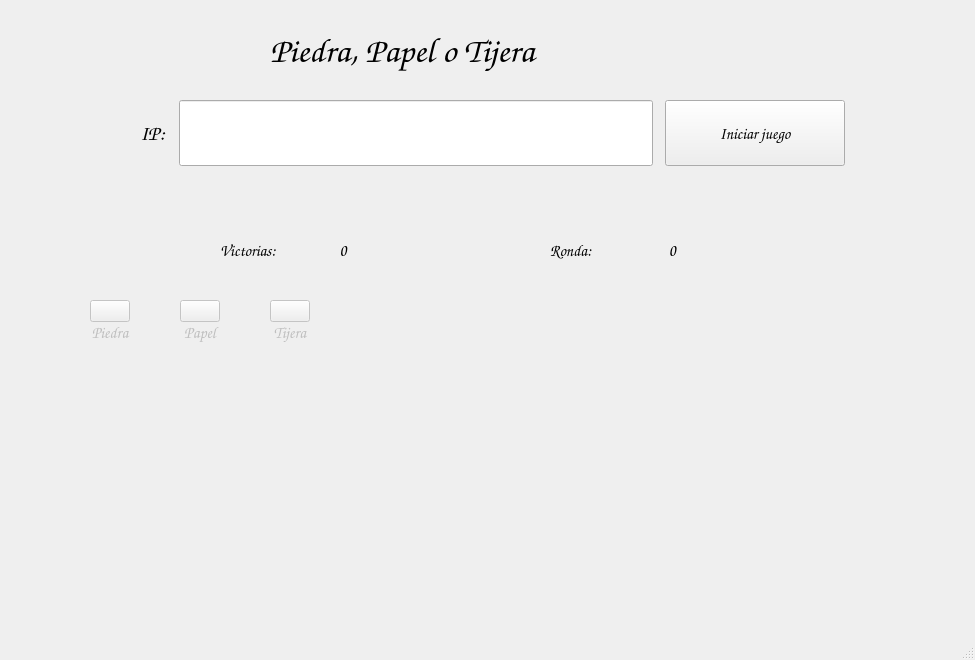
<?xml version="1.0" encoding="UTF-8"?>
<ui version="4.0">
 <class>ClienteSocket</class>
 <widget class="QMainWindow" name="ClienteSocket">
  <property name="geometry">
   <rect>
    <x>0</x>
    <y>0</y>
    <width>975</width>
    <height>660</height>
   </rect>
  </property>
  <property name="windowTitle">
   <string>Cliente</string>
  </property>
  <property name="windowIcon">
   <iconset>
    <normaloff>../images/Feliz.png</normaloff>../images/Feliz.png</iconset>
  </property>
  <property name="animated">
   <bool>true</bool>
  </property>
  <widget class="QWidget" name="centralwidget">
   <widget class="QWidget" name="gridLayoutWidget">
    <property name="geometry">
     <rect>
      <x>140</x>
      <y>100</y>
      <width>705</width>
      <height>66</height>
     </rect>
    </property>
    <layout class="QGridLayout" name="gridLayout">
     <property name="leftMargin">
      <number>0</number>
     </property>
     <property name="horizontalSpacing">
      <number>12</number>
     </property>
     <property name="verticalSpacing">
      <number>0</number>
     </property>
     <item row="0" column="3">
      <widget class="QPushButton" name="button_ip">
       <property name="sizePolicy">
        <sizepolicy hsizetype="Fixed" vsizetype="Expanding">
         <horstretch>0</horstretch>
         <verstretch>0</verstretch>
        </sizepolicy>
       </property>
       <property name="minimumSize">
        <size>
         <width>180</width>
         <height>0</height>
        </size>
       </property>
       <property name="maximumSize">
        <size>
         <width>16777215</width>
         <height>16777215</height>
        </size>
       </property>
       <property name="font">
        <font>
         <family>Comic Sans MS</family>
         <pointsize>12</pointsize>
        </font>
       </property>
       <property name="text">
        <string>Iniciar juego</string>
       </property>
      </widget>
     </item>
     <item row="0" column="0">
      <widget class="QLabel" name="label_2">
       <property name="font">
        <font>
         <family>Comic Sans MS</family>
         <pointsize>16</pointsize>
        </font>
       </property>
       <property name="text">
        <string>IP:</string>
       </property>
      </widget>
     </item>
     <item row="0" column="2">
      <widget class="QLineEdit" name="input_ip">
       <property name="sizePolicy">
        <sizepolicy hsizetype="Expanding" vsizetype="Expanding">
         <horstretch>0</horstretch>
         <verstretch>0</verstretch>
        </sizepolicy>
       </property>
       <property name="minimumSize">
        <size>
         <width>0</width>
         <height>0</height>
        </size>
       </property>
       <property name="font">
        <font>
         <family>Comic Sans MS</family>
         <pointsize>16</pointsize>
        </font>
       </property>
       <property name="text">
        <string/>
       </property>
      </widget>
     </item>
    </layout>
   </widget>
   <widget class="QLabel" name="label">
    <property name="geometry">
     <rect>
      <x>270</x>
      <y>20</y>
      <width>471</width>
      <height>61</height>
     </rect>
    </property>
    <property name="font">
     <font>
      <family>Comic Sans MS</family>
      <pointsize>26</pointsize>
      <weight>75</weight>
      <bold>true</bold>
     </font>
    </property>
    <property name="text">
     <string>Piedra, Papel o Tijera</string>
    </property>
   </widget>
   <widget class="QWidget" name="horizontalLayoutWidget_2">
    <property name="geometry">
     <rect>
      <x>220</x>
      <y>210</y>
      <width>160</width>
      <height>80</height>
     </rect>
    </property>
    <layout class="QHBoxLayout" name="horizontalLayout_2">
     <item>
      <widget class="QLabel" name="label_3">
       <property name="font">
        <font>
         <family>Comic Sans MS</family>
         <pointsize>12</pointsize>
        </font>
       </property>
       <property name="text">
        <string>Victorias:</string>
       </property>
      </widget>
     </item>
     <item>
      <widget class="QLabel" name="score_label">
       <property name="font">
        <font>
         <family>Comic Sans MS</family>
         <pointsize>12</pointsize>
        </font>
       </property>
       <property name="text">
        <string> 0</string>
       </property>
       <property name="alignment">
        <set>Qt::AlignCenter</set>
       </property>
      </widget>
     </item>
    </layout>
   </widget>
   <widget class="QWidget" name="horizontalLayoutWidget_3">
    <property name="geometry">
     <rect>
      <x>550</x>
      <y>210</y>
      <width>161</width>
      <height>81</height>
     </rect>
    </property>
    <layout class="QHBoxLayout" name="horizontalLayout_3">
     <item>
      <widget class="QLabel" name="label_4">
       <property name="font">
        <font>
         <family>Comic Sans MS</family>
         <pointsize>12</pointsize>
        </font>
       </property>
       <property name="text">
        <string>Ronda:</string>
       </property>
      </widget>
     </item>
     <item>
      <widget class="QLabel" name="num_game_label">
       <property name="font">
        <font>
         <family>Comic Sans MS</family>
         <pointsize>12</pointsize>
        </font>
       </property>
       <property name="text">
        <string>0</string>
       </property>
       <property name="alignment">
        <set>Qt::AlignCenter</set>
       </property>
      </widget>
     </item>
    </layout>
   </widget>
   <widget class="QWidget" name="gridLayoutWidget_2">
    <property name="enabled">
     <bool>false</bool>
    </property>
    <property name="geometry">
     <rect>
      <x>90</x>
      <y>300</y>
      <width>741</width>
      <height>251</height>
     </rect>
    </property>
    <layout class="QGridLayout" name="grid_options">
     <property name="sizeConstraint">
      <enum>QLayout::SetFixedSize</enum>
     </property>
     <property name="horizontalSpacing">
      <number>50</number>
     </property>
     <property name="verticalSpacing">
      <number>0</number>
     </property>
     <item row="2" column="2">
      <widget class="QLabel" name="scissors_label">
       <property name="enabled">
        <bool>false</bool>
       </property>
       <property name="sizePolicy">
        <sizepolicy hsizetype="Expanding" vsizetype="Expanding">
         <horstretch>0</horstretch>
         <verstretch>0</verstretch>
        </sizepolicy>
       </property>
       <property name="font">
        <font>
         <family>Comic Sans MS</family>
         <pointsize>12</pointsize>
        </font>
       </property>
       <property name="text">
        <string>Tijera</string>
       </property>
       <property name="alignment">
        <set>Qt::AlignCenter</set>
       </property>
      </widget>
     </item>
     <item row="2" column="0">
      <widget class="QLabel" name="rock_label">
       <property name="enabled">
        <bool>false</bool>
       </property>
       <property name="sizePolicy">
        <sizepolicy hsizetype="Expanding" vsizetype="Expanding">
         <horstretch>0</horstretch>
         <verstretch>0</verstretch>
        </sizepolicy>
       </property>
       <property name="font">
        <font>
         <family>Comic Sans MS</family>
         <pointsize>12</pointsize>
        </font>
       </property>
       <property name="text">
        <string>Piedra</string>
       </property>
       <property name="alignment">
        <set>Qt::AlignCenter</set>
       </property>
      </widget>
     </item>
     <item row="1" column="2">
      <widget class="QPushButton" name="scissors_button">
       <property name="enabled">
        <bool>false</bool>
       </property>
       <property name="text">
        <string/>
       </property>
       <property name="icon">
        <iconset>
         <normaloff>../images/Tijeras.png</normaloff>../images/Tijeras.png</iconset>
       </property>
       <property name="iconSize">
        <size>
         <width>200</width>
         <height>200</height>
        </size>
       </property>
      </widget>
     </item>
     <item row="1" column="0">
      <widget class="QPushButton" name="rock_button">
       <property name="enabled">
        <bool>false</bool>
       </property>
       <property name="text">
        <string/>
       </property>
       <property name="icon">
        <iconset>
         <normaloff>../images/Piedra.png</normaloff>../images/Piedra.png</iconset>
       </property>
       <property name="iconSize">
        <size>
         <width>200</width>
         <height>200</height>
        </size>
       </property>
      </widget>
     </item>
     <item row="2" column="1">
      <widget class="QLabel" name="paper_label">
       <property name="enabled">
        <bool>false</bool>
       </property>
       <property name="sizePolicy">
        <sizepolicy hsizetype="Expanding" vsizetype="Expanding">
         <horstretch>0</horstretch>
         <verstretch>0</verstretch>
        </sizepolicy>
       </property>
       <property name="font">
        <font>
         <family>Comic Sans MS</family>
         <pointsize>12</pointsize>
        </font>
       </property>
       <property name="text">
        <string>Papel</string>
       </property>
       <property name="alignment">
        <set>Qt::AlignCenter</set>
       </property>
      </widget>
     </item>
     <item row="1" column="1">
      <widget class="QPushButton" name="paper_button">
       <property name="enabled">
        <bool>false</bool>
       </property>
       <property name="text">
        <string/>
       </property>
       <property name="icon">
        <iconset>
         <normaloff>../images/Papel.png</normaloff>../images/Papel.png</iconset>
       </property>
       <property name="iconSize">
        <size>
         <width>200</width>
         <height>200</height>
        </size>
       </property>
      </widget>
     </item>
    </layout>
   </widget>
   <widget class="QLabel" name="round_label">
    <property name="geometry">
     <rect>
      <x>190</x>
      <y>560</y>
      <width>521</width>
      <height>61</height>
     </rect>
    </property>
    <property name="font">
     <font>
      <family>Comic Sans MS</family>
      <pointsize>20</pointsize>
      <weight>75</weight>
      <italic>true</italic>
      <bold>true</bold>
     </font>
    </property>
    <property name="text">
     <string/>
    </property>
    <property name="alignment">
     <set>Qt::AlignCenter</set>
    </property>
    <property name="wordWrap">
     <bool>false</bool>
    </property>
   </widget>
  </widget>
  <widget class="QStatusBar" name="statusbar"/>
 </widget>
 <resources/>
 <connections/>
</ui>
